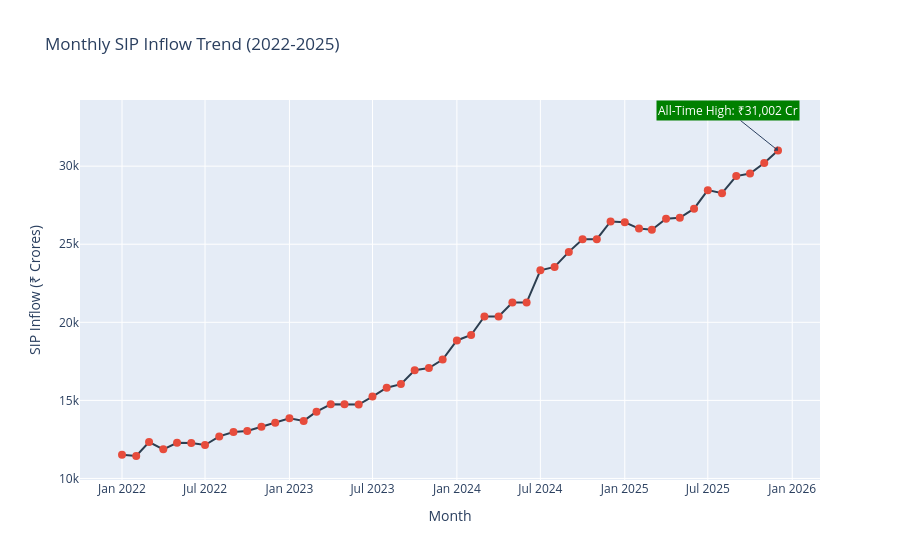

The code cell stored with this chart in its notebook:
### Markdown cell above
Task 3 - Monthly SIP Inflows (Plotly)

### Code cell
df_sip = pd.read_csv(os.path.join(PROCESSED_DIR, "clean_monthly_sip_inflows.csv"))

fig3 = px.line(df_sip, x='month', y='sip_inflow_crore', markers=True,
               title='Monthly SIP Inflow Trend (2022-2025)',
               labels={'month': 'Month', 'sip_inflow_crore': 'SIP Inflow (₹ Crores)'})

fig3.update_traces(line_color='#2c3e50', marker=dict(size=8, color='#e74c3c'))


fig3.add_annotation(x="2025-12", y=31002,
                    text="All-Time High: ₹31,002 Cr",
                    showarrow=True, arrowhead=1, ax=-50, ay=-40,
                    font=dict(size=12, color="white"), bgcolor="green")

fig3.write_html("exported_charts/03_sip_inflows.html")
fig3.show()

### Figure 1 — Plotly figure (JSON) as saved in the notebook; plotly's stock layout.template omitted (floating-point values rounded to 4 significant figures)
{"data": [{"hovertemplate": "Month=%{x}<br>SIP Inflow (₹ Crores)=%{y}<extra></extra>", "legendgroup": "", "line": {"color": "#2c3e50", "dash": "solid"}, "marker": {"color": "#e74c3c", "size": 8, "symbol": "circle"}, "mode": "lines+markers", "name": "", "orientation": "v", "showlegend": false, "type": "scatter", "x": ["2022-01", "2022-02", "2022-03", "2022-04", "2022-05", "2022-06", "2022-07", "2022-08", "2022-09", "2022-10", "2022-11", "2022-12", "2023-01", "2023-02", "2023-03", "2023-04", "2023-05", "2023-06", "2023-07", "2023-08", "2023-09", "2023-10", "2023-11", "2023-12", "2024-01", "2024-02", "2024-03", "2024-04", "2024-05", "2024-06", "2024-07", "2024-08", "2024-09", "2024-10", "2024-11", "2024-12", "2025-01", "2025-02", "2025-03", "2025-04", "2025-05", "2025-06", "2025-07", "2025-08", "2025-09", "2025-10", "2025-11", "2025-12"], "xaxis": "x", "y": [11517, 11438, 12328, 11863, 12286, 12276, 12140, 12694, 12976, 13040, 13306, 13573, 13856, 13687, 14276, 14749, 14749, 14734, 15245, 15814, 16042, 16928, 17073, 17610, 18838, 19187, 20371, 20371, 21262, 21262, 23332, 23547, 24509, 25323, 25320, 26459, 26400, 25999, 25926, 26632, 26688, 27274, 28464, 28265, 29361, 29529, 30200, 31002], "yaxis": "y"}], "layout": {"annotations": [{"arrowhead": 1, "ax": -50, "ay": -40, "bgcolor": "green", "font": {"color": "white", "size": 12}, "showarrow": true, "text": "All-Time High: ₹31,002 Cr", "x": "2025-12", "y": 31002}], "legend": {"tracegroupgap": 0}, "title": {"text": "Monthly SIP Inflow Trend (2022-2025)"}, "xaxis": {"anchor": "y", "domain": [0, 1], "title": {"text": "Month"}}, "yaxis": {"anchor": "x", "domain": [0, 1], "title": {"text": "SIP Inflow (₹ Crores)"}}}}
